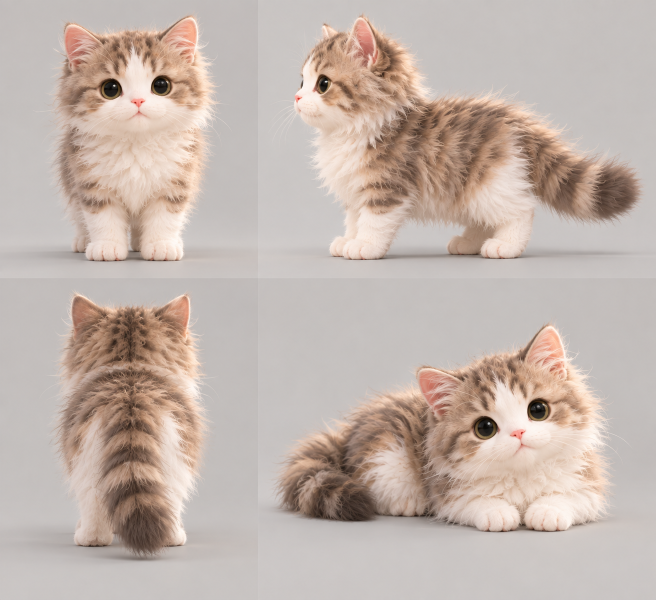
#> input picture assets/characters/lingxi/reference/turnaround-v1.png, 1312 x 1199 px (shown at 1/2 size)
$ python make_lingxi_look_compare.py
#> lines starting #> are read from the running program, lines starting #| are printed output that depends on the picture; pictures that were not available may be replaced by others from this repository, and a replacement may not be noted
"""Compose reference comparisons and estimate silhouette ratios from the front plate."""
import json, os
from pathlib import Path
from PIL import Image
import numpy as np
ROOT=Path(__file__).resolve().parents[2]
OUT=Path(os.environ.get('LINGXI_OUT',ROOT/'assets/characters/lingxi/v5'))
ref=Image.open(ROOT/'assets/characters/lingxi/reference/turnaround-v1.png').convert('RGB')
#> ref is the input picture: PIL image 1312x1199 RGB; mean R, G, B 194.6, 180.3, 172.4
w,h=ref.size;cuts=[(0,0,int(w*.393),int(h*.464)),(int(w*.393),0,w,int(h*.464)),(0,int(h*.464),int(w*.393),h),(int(w*.393),int(h*.464),w,h)]
#> after `w, h = ref.size`: w = 1312; h = 1199
widths=[520,800,520,800];positions=[0,520,1320,1840]
canvas=Image.new('RGB',(2640,1040),(205,202,202))
for i,(n,box) in enumerate(zip(['front','side','back','threequarter'],cuts)):
 canvas.paste(ref.crop(box).resize((widths[i],520)),(positions[i],0))
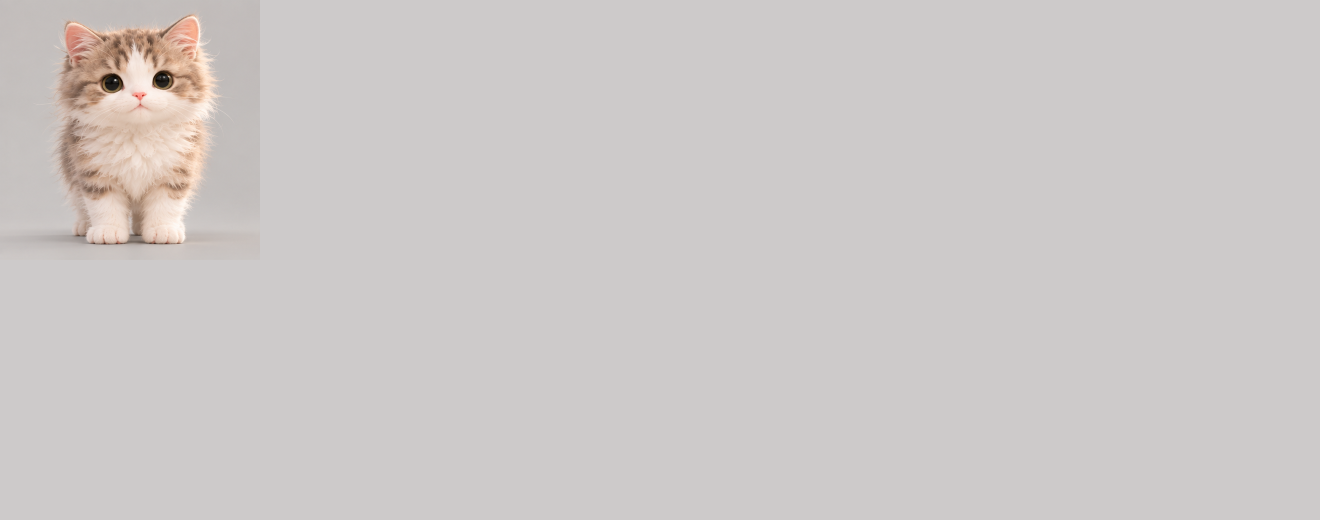
#> canvas: PIL image 2640x1040 RGB (shown at 1/2 size); mean R, G, B 204.7, 200.5, 199.6
 canvas.paste(Image.open(OUT/f'look-{n}.png').convert('RGB'),(positions[i],520))
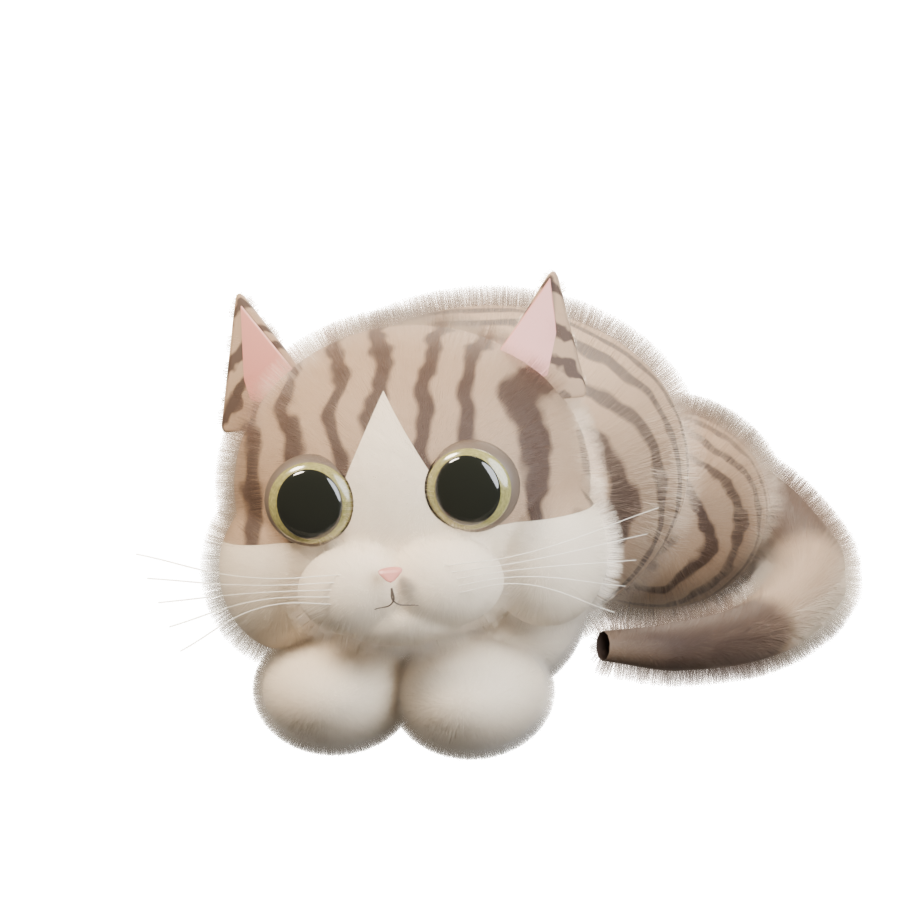
#> input picture assets/characters/lingxi/reference/anatomy-study-v2.png, 900 x 900 px, given in place of look-front.png, which was not available
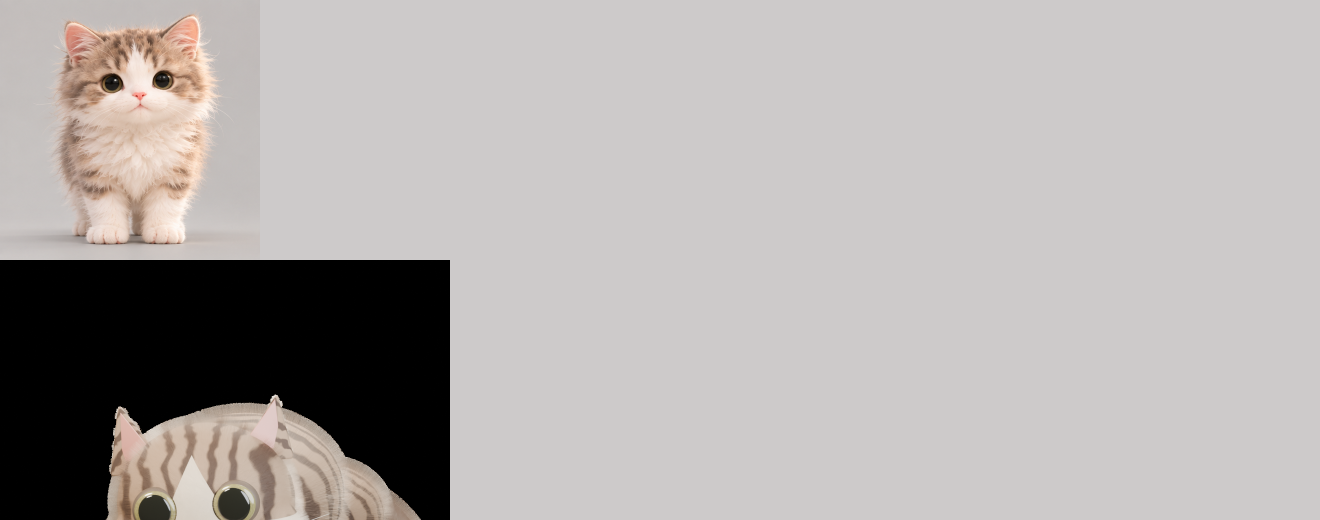
#> canvas: PIL image 2640x1040 RGB (shown at 1/2 size); mean R, G, B 176.9, 172.5, 171.1
#> pass 2 of the loop `for i,(n,box) in enumerate(zip(['front','side','back','threequarter'],..`:
#> `canvas.paste(ref.crop(box).resize((widths[i],520)),(positions[i],0))`:
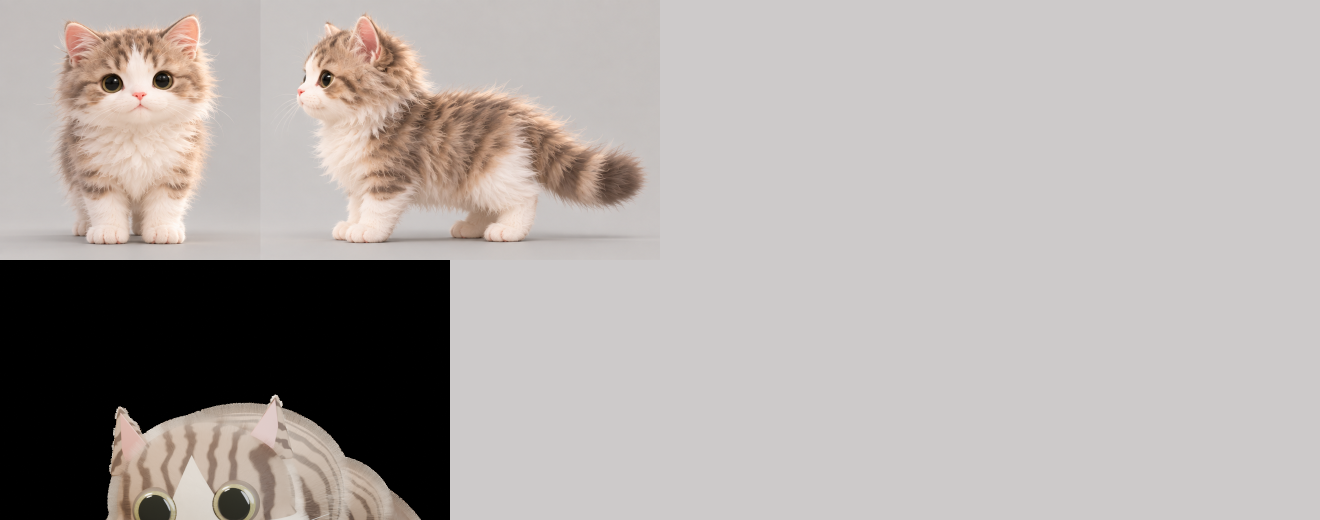
#> canvas: PIL image 2640x1040 RGB (shown at 1/2 size); mean R, G, B 175.4, 169.1, 166.4
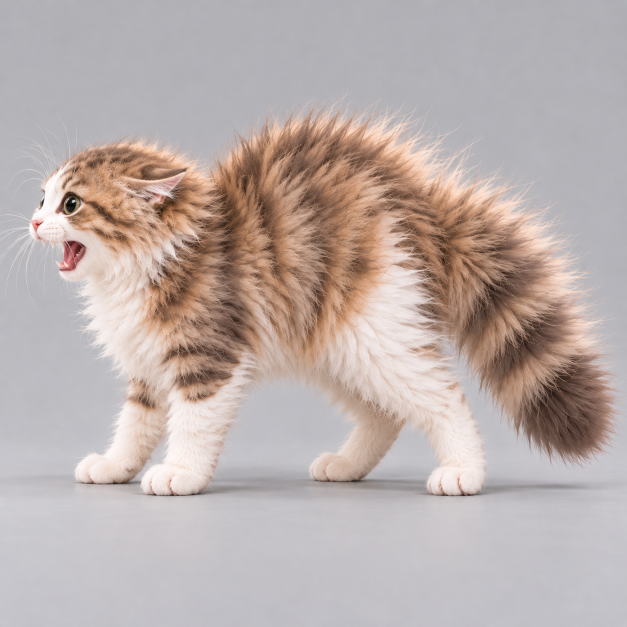
#> input picture assets/characters/lingxi/reference/lingxi-ref-act-hiss-arch.png, 1254 x 1254 px, given in place of look-side.png, which was not available (shown at 1/2 size)
#> `canvas.paste(Image.open(OUT/f'look-{n}.png').convert('RGB'),(positions..`:
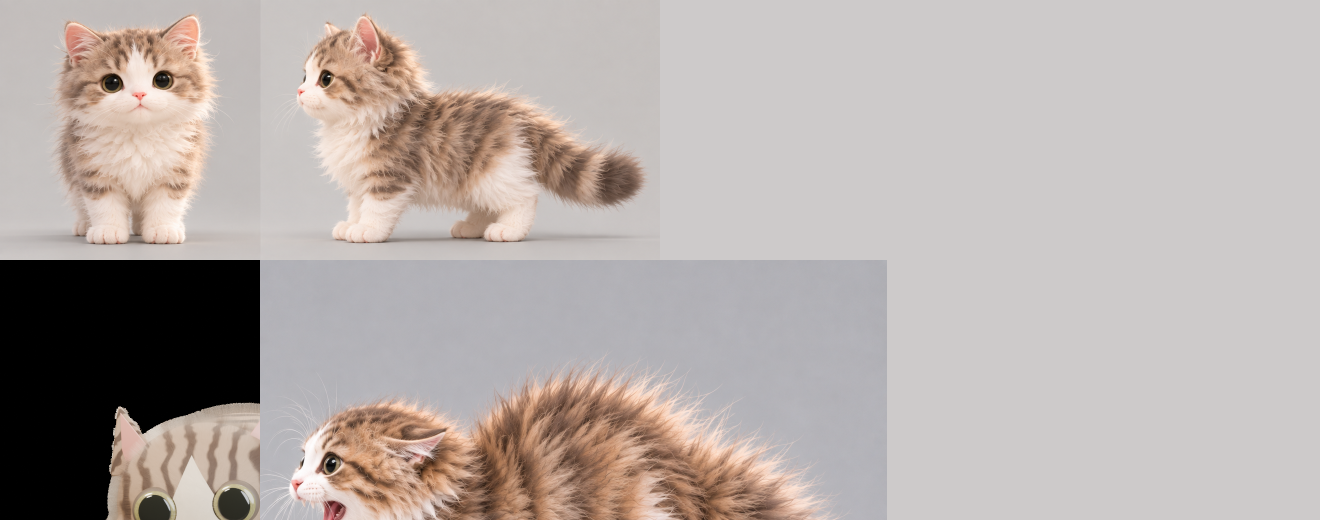
#> canvas: PIL image 2640x1040 RGB (shown at 1/2 size); mean R, G, B 181.2, 172.4, 169
#> (the run stopped early here; a loop or call above may not have finished)
